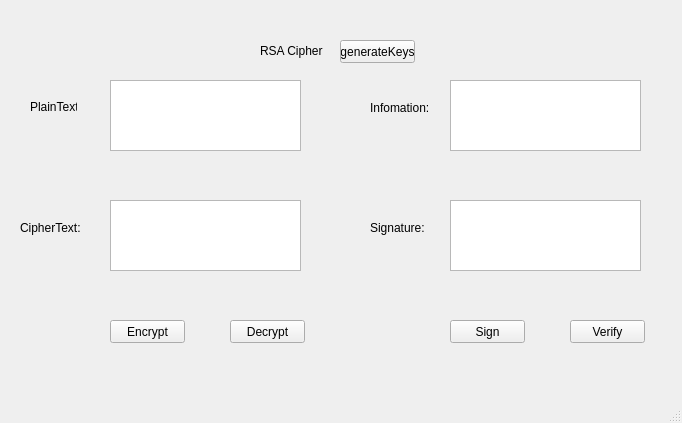
<?xml version="1.0" encoding="UTF-8"?>
<ui version="4.0">
 <class>MainWindow</class>
 <widget class="QMainWindow" name="MainWindow">
  <property name="geometry">
   <rect>
    <x>0</x>
    <y>0</y>
    <width>682</width>
    <height>423</height>
   </rect>
  </property>
  <property name="windowTitle">
   <string>MainWindow</string>
  </property>
  <widget class="QWidget" name="centralwidget">
   <widget class="QLabel" name="label">
    <property name="geometry">
     <rect>
      <x>260</x>
      <y>20</y>
      <width>91</width>
      <height>61</height>
     </rect>
    </property>
    <property name="text">
     <string>RSA Cipher</string>
    </property>
   </widget>
   <widget class="QPushButton" name="btn_gen_keys">
    <property name="geometry">
     <rect>
      <x>340</x>
      <y>40</y>
      <width>75</width>
      <height>23</height>
     </rect>
    </property>
    <property name="text">
     <string>generateKeys</string>
    </property>
   </widget>
   <widget class="QPlainTextEdit" name="txt_plain_text">
    <property name="geometry">
     <rect>
      <x>110</x>
      <y>80</y>
      <width>191</width>
      <height>71</height>
     </rect>
    </property>
   </widget>
   <widget class="QLabel" name="label_2">
    <property name="geometry">
     <rect>
      <x>30</x>
      <y>100</y>
      <width>47</width>
      <height>13</height>
     </rect>
    </property>
    <property name="text">
     <string>PlainText:</string>
    </property>
   </widget>
   <widget class="QPlainTextEdit" name="txt_cipher_text">
    <property name="geometry">
     <rect>
      <x>110</x>
      <y>200</y>
      <width>191</width>
      <height>71</height>
     </rect>
    </property>
   </widget>
   <widget class="QLabel" name="label_3">
    <property name="geometry">
     <rect>
      <x>20</x>
      <y>220</y>
      <width>61</width>
      <height>16</height>
     </rect>
    </property>
    <property name="text">
     <string>CipherText:</string>
    </property>
   </widget>
   <widget class="QPlainTextEdit" name="txt_info">
    <property name="geometry">
     <rect>
      <x>450</x>
      <y>80</y>
      <width>191</width>
      <height>71</height>
     </rect>
    </property>
   </widget>
   <widget class="QLabel" name="label_4">
    <property name="geometry">
     <rect>
      <x>370</x>
      <y>100</y>
      <width>61</width>
      <height>16</height>
     </rect>
    </property>
    <property name="text">
     <string>Infomation:</string>
    </property>
   </widget>
   <widget class="QLabel" name="label_5">
    <property name="geometry">
     <rect>
      <x>370</x>
      <y>220</y>
      <width>61</width>
      <height>16</height>
     </rect>
    </property>
    <property name="text">
     <string>Signature:</string>
    </property>
   </widget>
   <widget class="QPlainTextEdit" name="txt_sign">
    <property name="geometry">
     <rect>
      <x>450</x>
      <y>200</y>
      <width>191</width>
      <height>71</height>
     </rect>
    </property>
   </widget>
   <widget class="QPushButton" name="btn_encrypt">
    <property name="geometry">
     <rect>
      <x>110</x>
      <y>320</y>
      <width>75</width>
      <height>23</height>
     </rect>
    </property>
    <property name="text">
     <string>Encrypt</string>
    </property>
   </widget>
   <widget class="QPushButton" name="btn_decrypt">
    <property name="geometry">
     <rect>
      <x>230</x>
      <y>320</y>
      <width>75</width>
      <height>23</height>
     </rect>
    </property>
    <property name="text">
     <string>Decrypt</string>
    </property>
   </widget>
   <widget class="QPushButton" name="btn_sign">
    <property name="geometry">
     <rect>
      <x>450</x>
      <y>320</y>
      <width>75</width>
      <height>23</height>
     </rect>
    </property>
    <property name="text">
     <string>Sign</string>
    </property>
   </widget>
   <widget class="QPushButton" name="btn_verify">
    <property name="geometry">
     <rect>
      <x>570</x>
      <y>320</y>
      <width>75</width>
      <height>23</height>
     </rect>
    </property>
    <property name="text">
     <string>Verify</string>
    </property>
   </widget>
  </widget>
  <widget class="QMenuBar" name="menubar">
   <property name="geometry">
    <rect>
     <x>0</x>
     <y>0</y>
     <width>682</width>
     <height>21</height>
    </rect>
   </property>
  </widget>
  <widget class="QStatusBar" name="statusbar"/>
 </widget>
 <resources/>
 <connections/>
</ui>
